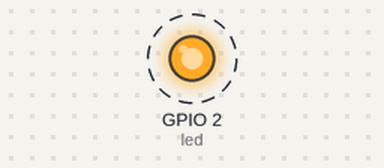
This program was run on a simulated ESP32 board running MicroPython. On the bench: output pins drawn as LEDs (lit = HIGH). Dashed ring = blinking. Library files of the repository ran but are not shown: 1 file(s); what the program prints to the serial console is not drawn.

Above: at 0.2 s.
Timing chart, 0 to 3.0 s (numbered marks = the images above):
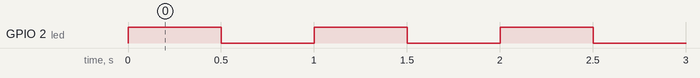

Measured:
- by itself, GPIO 2 (led): alternates HIGH for 0.50 s and LOW for 0.50 s

The program:

main.py
```python
"""
Vikasred
"""

# Import the `Pin` class from the `machine` module to access hardware
from machine import Pin
import time


# Initialize LED pin (e.g., GPIO2 for ESP32 board)
led = Pin(2, Pin.OUT)

print(f"Start blinking {led}. Press `Ctrl+C` to stop")

try:
    # Forever loop to blink the LED
    while True:
        # led.value(not led.value())
        # time.sleep(0.5)
        led.on()
        print(f"LED ON")
        time.sleep(0.5)
        led.off()
        print(f"LED OFF")
        time.sleep(0.5)

except KeyboardInterrupt:
    # This part runs when Ctrl+C is pressed
    print("Program stopped. Exiting...")

    # Optional cleanup code
    led.off()
```
